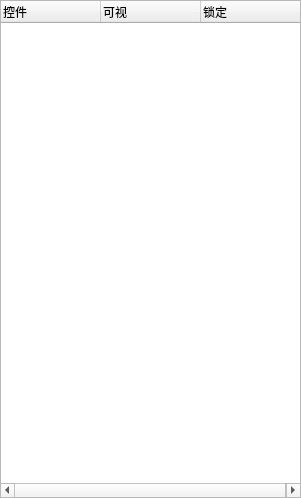
<?xml version="1.0" encoding="UTF-8"?>
<ui version="4.0">
 <class>DrawObjTreeDialog</class>
 <widget class="QWidget" name="DrawObjTreeDialog">
  <property name="geometry">
   <rect>
    <x>0</x>
    <y>0</y>
    <width>301</width>
    <height>498</height>
   </rect>
  </property>
  <property name="windowTitle">
   <string>控件浏览</string>
  </property>
  <layout class="QHBoxLayout" name="horizontalLayout">
   <property name="leftMargin">
    <number>0</number>
   </property>
   <property name="topMargin">
    <number>0</number>
   </property>
   <property name="rightMargin">
    <number>0</number>
   </property>
   <property name="bottomMargin">
    <number>0</number>
   </property>
   <item>
    <widget class="QTreeWidget" name="treeWidget">
     <column>
      <property name="text">
       <string>控件</string>
      </property>
     </column>
     <column>
      <property name="text">
       <string>可视</string>
      </property>
     </column>
     <column>
      <property name="text">
       <string>锁定</string>
      </property>
     </column>
    </widget>
   </item>
  </layout>
 </widget>
 <resources/>
 <connections/>
</ui>
